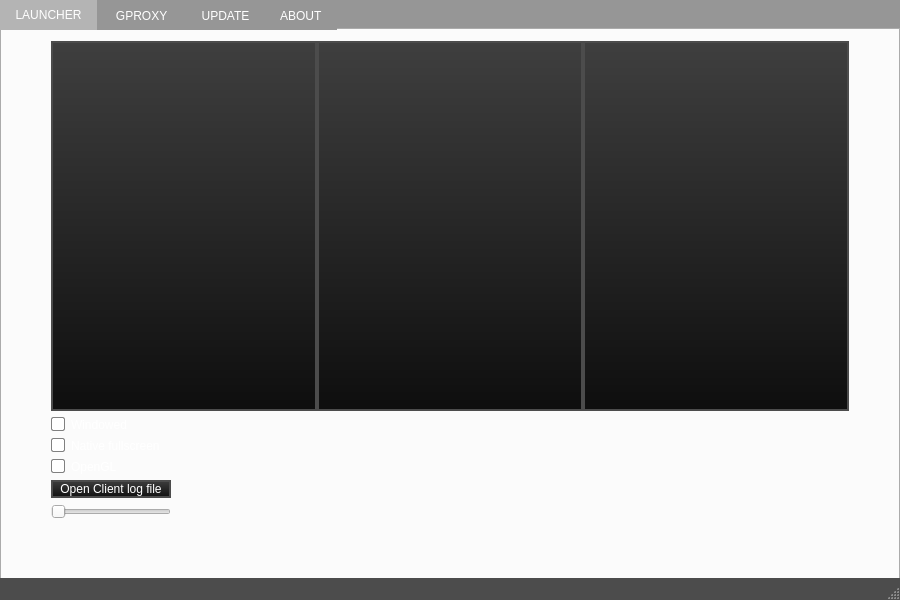
<?xml version="1.0" encoding="UTF-8"?>
<ui version="4.0">
 <class>MainWindow</class>
 <widget class="QMainWindow" name="MainWindow">
  <property name="geometry">
   <rect>
    <x>0</x>
    <y>0</y>
    <width>900</width>
    <height>600</height>
   </rect>
  </property>
  <property name="sizePolicy">
   <sizepolicy hsizetype="Expanding" vsizetype="Expanding">
    <horstretch>0</horstretch>
    <verstretch>0</verstretch>
   </sizepolicy>
  </property>
  <property name="minimumSize">
   <size>
    <width>900</width>
    <height>600</height>
   </size>
  </property>
  <property name="windowTitle">
   <string>Eurobattle.net Client</string>
  </property>
  <property name="windowIcon">
   <iconset resource="xpam.qrc">
    <normaloff>:/favicon.ico</normaloff>:/favicon.ico</iconset>
  </property>
  <property name="styleSheet">
   <string notr="true">QStatusBar {
     /*background: #878787;*/
  background: #4C4C4C;
    color:white;
    font-family: &quot;Lucida Sans Unicode&quot;;
 }</string>
  </property>
  <property name="locale">
   <locale language="English" country="UnitedKingdom"/>
  </property>
  <widget class="QWidget" name="centralWidget">
   <property name="sizePolicy">
    <sizepolicy hsizetype="Expanding" vsizetype="Expanding">
     <horstretch>0</horstretch>
     <verstretch>0</verstretch>
    </sizepolicy>
   </property>
   <property name="minimumSize">
    <size>
     <width>900</width>
     <height>580</height>
    </size>
   </property>
   <property name="font">
    <font>
     <pointsize>-1</pointsize>
    </font>
   </property>
   <property name="layoutDirection">
    <enum>Qt::LeftToRight</enum>
   </property>
   <property name="styleSheet">
    <string notr="true">#centralWidget {
  background-color: rgba(150, 150, 150);
  margin: 0px;
  padding: 0px;
  font-size: 14px;
  color: white;
}

QPushButton {
  border: 2px solid #4C4C4C;
  background: qlineargradient(x1:0, y1:0, x2:0, y2:1, stop:0 rgba(63,63,63,1), stop:1 rgba(14,14,14,1));
  color: #ffffff;
  font-family: &quot;Lucida Sans Unicode&quot;;
}

QPushButton:hover {
  background: qlineargradient(x1:0, y1:0, x2:0, y2:1, stop:0 rgba(84,84,84,1), stop:1 rgba(14,14,14,1));
}

QGroupBox {
  color: white;
}

#logoBar {
  background-color: #007dc1;
  text-align: center;
}

#labelTitle {
  font-weight: bold;
  
}

#hs1 {
  width: 10%;
}

a {
 color: #007dc1;
}

#tabWidget {
 
}

#tabWidget:pane {
  /*borde-top: none;    */  
}

QTabBar::tab {
  background-color: rgba(150, 150, 150);
  color:#ffffff;
  height: 30px;
  font-family: &quot;Lucida Sans Unicode&quot;;

}
QTabBar::tab:hover{  
  background-color: rgba(180, 180, 180);
}

QTabBar::tab:selected{  
  background-color: rgba(180, 180, 180);
}

#tab0 {
  border-image: url(&quot;:/back.png&quot;) 0 0 0 0 stretch stretch;
  border-width: 0px;
}
#tab1 {
  border-image: url(&quot;:/back.png&quot;) 0 0 0 0 stretch stretch;
  border-width: 0px;
}
#tab2 {
  border-image: url(&quot;:/back.png&quot;) 0 0 0 0 stretch stretch;
  border-width: 0px;
}
#tab3 {
  border-image: url(&quot;:/back.png&quot;) 0 0 0 0 stretch stretch;
  border-width: 0px;
}

QLabel {
	color: white;
}

#horizontalLayoutX {
  
}

#horizontalLayoutLogo {
 
}

QCheckBox {
  color:white;
  font-family: &quot;Lucida Sans Unicode&quot;;
}

QCheckBox::indicator {
  border: 1px solid grey;
  border-radius: 2px;
  padding: 1px 1px 1px 1px;
}

QCheckBox::indicator:unchecked {
  background-color: white;
}

QCheckBox::indicator:unchecked:hover {
  border: 1px solid grey;
}

QCheckBox::indicator:checked {
  background: #007dc1;
}

 QCheckBox::indicator:checked:hover {
      border: 1px solid grey;
 }

#pushButtonGWN {
  background-image: url(&quot;:/gwselect1.png&quot;);
  background-repeat: no-repeat;
}
#pushButtonGWG {
  background-image: url(&quot;:/gwselect2.png&quot;);
  background-repeat: no-repeat;
}
#pushButtonGWD {
  background-image: url(&quot;:/gwselect3.png&quot;);
  background-repeat: no-repeat;
}

#pushButtonGWN:hover {
  border-color: #007dc1;
}
#pushButtonGWG:hover {
  border-color: #007dc1;
}
#pushButtonGWD:hover {
  border-color: #007dc1;
}

</string>
   </property>
   <layout class="QHBoxLayout" name="horizontalLayout">
    <property name="spacing">
     <number>0</number>
    </property>
    <property name="leftMargin">
     <number>0</number>
    </property>
    <property name="topMargin">
     <number>0</number>
    </property>
    <property name="rightMargin">
     <number>0</number>
    </property>
    <property name="bottomMargin">
     <number>0</number>
    </property>
    <item>
     <layout class="QGridLayout" name="gridLayoutMain">
      <property name="spacing">
       <number>0</number>
      </property>
      <item row="1" column="0" colspan="3">
       <widget class="QTabWidget" name="tabWidget">
        <property name="layoutDirection">
         <enum>Qt::LeftToRight</enum>
        </property>
        <property name="currentIndex">
         <number>0</number>
        </property>
        <widget class="QWidget" name="tab0">
         <property name="sizePolicy">
          <sizepolicy hsizetype="Expanding" vsizetype="Expanding">
           <horstretch>0</horstretch>
           <verstretch>0</verstretch>
          </sizepolicy>
         </property>
         <attribute name="title">
          <string> LAUNCHER </string>
         </attribute>
         <layout class="QHBoxLayout" name="horizontalLayout_6">
          <item>
           <layout class="QHBoxLayout" name="horizontalLayout_5">
            <item>
             <spacer name="hs1">
              <property name="orientation">
               <enum>Qt::Horizontal</enum>
              </property>
              <property name="sizeHint" stdset="0">
               <size>
                <width>18</width>
                <height>20</height>
               </size>
              </property>
             </spacer>
            </item>
            <item>
             <layout class="QVBoxLayout" name="verticalLayout">
              <item>
               <layout class="QHBoxLayout" name="horizontalLayoutLauncher">
                <property name="spacing">
                 <number>0</number>
                </property>
                <item>
                 <widget class="QPushButton" name="pushButtonGWN">
                  <property name="sizePolicy">
                   <sizepolicy hsizetype="Preferred" vsizetype="Preferred">
                    <horstretch>0</horstretch>
                    <verstretch>0</verstretch>
                   </sizepolicy>
                  </property>
                  <property name="minimumSize">
                   <size>
                    <width>266</width>
                    <height>370</height>
                   </size>
                  </property>
                  <property name="toolTip">
                   <string>Start without GProxy to play PG&lt;br /&gt;
or manually host your games.</string>
                  </property>
                  <property name="text">
                   <string/>
                  </property>
                 </widget>
                </item>
                <item>
                 <widget class="QPushButton" name="pushButtonGWG">
                  <property name="sizePolicy">
                   <sizepolicy hsizetype="Preferred" vsizetype="Preferred">
                    <horstretch>0</horstretch>
                    <verstretch>0</verstretch>
                   </sizepolicy>
                  </property>
                  <property name="minimumSize">
                   <size>
                    <width>266</width>
                    <height>370</height>
                   </size>
                  </property>
                  <property name="font">
                   <font>
                    <family>Lucida Sans Unicode</family>
                   </font>
                  </property>
                  <property name="toolTip">
                   <string>Starting with GProxy is required for some DotA leagues&lt;br /&gt;
to be able to join their games. It also provides reconnection&lt;br /&gt;
in case you drop in the middle of the game.&lt;br /&gt;
YOU CAN'T PLAY PG OR MANUALLY HOST GAMES IN THIS MODE!</string>
                  </property>
                  <property name="text">
                   <string/>
                  </property>
                 </widget>
                </item>
                <item>
                 <widget class="QPushButton" name="pushButtonGWD">
                  <property name="enabled">
                   <bool>true</bool>
                  </property>
                  <property name="minimumSize">
                   <size>
                    <width>266</width>
                    <height>370</height>
                   </size>
                  </property>
                  <property name="toolTip">
                   <string>COMING SOON</string>
                  </property>
                  <property name="text">
                   <string/>
                  </property>
                 </widget>
                </item>
               </layout>
              </item>
              <item>
               <widget class="QCheckBox" name="checkBox_windowed">
                <property name="sizePolicy">
                 <sizepolicy hsizetype="MinimumExpanding" vsizetype="Fixed">
                  <horstretch>0</horstretch>
                  <verstretch>0</verstretch>
                 </sizepolicy>
                </property>
                <property name="text">
                 <string>Windowed</string>
                </property>
               </widget>
              </item>
              <item>
               <widget class="QCheckBox" name="checkBox_fullscreen">
                <property name="text">
                 <string>Native fullscreen</string>
                </property>
               </widget>
              </item>
              <item>
               <widget class="QCheckBox" name="checkBox_opengl">
                <property name="text">
                 <string>OpenGL</string>
                </property>
               </widget>
              </item>
              <item>
               <widget class="QPushButton" name="pushButtonClientLog">
                <property name="maximumSize">
                 <size>
                  <width>120</width>
                  <height>16777215</height>
                 </size>
                </property>
                <property name="text">
                 <string>Open Client log file</string>
                </property>
               </widget>
              </item>
              <item>
               <widget class="QSlider" name="horizontalSlider">
                <property name="minimumSize">
                 <size>
                  <width>120</width>
                  <height>0</height>
                 </size>
                </property>
                <property name="maximumSize">
                 <size>
                  <width>120</width>
                  <height>16777215</height>
                 </size>
                </property>
                <property name="maximum">
                 <number>1</number>
                </property>
                <property name="orientation">
                 <enum>Qt::Horizontal</enum>
                </property>
               </widget>
              </item>
              <item>
               <spacer name="verticalSpacer">
                <property name="orientation">
                 <enum>Qt::Vertical</enum>
                </property>
                <property name="sizeHint" stdset="0">
                 <size>
                  <width>20</width>
                  <height>40</height>
                 </size>
                </property>
               </spacer>
              </item>
             </layout>
            </item>
            <item>
             <spacer name="hs2">
              <property name="orientation">
               <enum>Qt::Horizontal</enum>
              </property>
              <property name="sizeHint" stdset="0">
               <size>
                <width>18</width>
                <height>20</height>
               </size>
              </property>
             </spacer>
            </item>
           </layout>
          </item>
         </layout>
        </widget>
        <widget class="QWidget" name="tab1">
         <property name="sizePolicy">
          <sizepolicy hsizetype="Expanding" vsizetype="Expanding">
           <horstretch>0</horstretch>
           <verstretch>0</verstretch>
          </sizepolicy>
         </property>
         <attribute name="title">
          <string>  GPROXY  </string>
         </attribute>
         <widget class="QLabel" name="preloaderLabel1">
          <property name="geometry">
           <rect>
            <x>20</x>
            <y>20</y>
            <width>16</width>
            <height>16</height>
           </rect>
          </property>
          <property name="text">
           <string/>
          </property>
         </widget>
         <widget class="QLabel" name="labelGproxyout">
          <property name="geometry">
           <rect>
            <x>40</x>
            <y>20</y>
            <width>581</width>
            <height>21</height>
           </rect>
          </property>
          <property name="text">
           <string>GProxy output</string>
          </property>
          <property name="textInteractionFlags">
           <set>Qt::LinksAccessibleByMouse|Qt::TextSelectableByMouse</set>
          </property>
         </widget>
         <widget class="QLabel" name="labelGproxywarnings">
          <property name="geometry">
           <rect>
            <x>40</x>
            <y>50</y>
            <width>841</width>
            <height>20</height>
           </rect>
          </property>
          <property name="text">
           <string/>
          </property>
          <property name="textFormat">
           <enum>Qt::RichText</enum>
          </property>
          <property name="openExternalLinks">
           <bool>true</bool>
          </property>
          <property name="textInteractionFlags">
           <set>Qt::TextBrowserInteraction</set>
          </property>
         </widget>
         <widget class="QPushButton" name="pushButtonGPCL">
          <property name="geometry">
           <rect>
            <x>40</x>
            <y>80</y>
            <width>171</width>
            <height>23</height>
           </rect>
          </property>
          <property name="text">
           <string>Copy GProxy log to clipboard</string>
          </property>
         </widget>
         <widget class="QPushButton" name="pushButtonGPNOTEPAD">
          <property name="geometry">
           <rect>
            <x>220</x>
            <y>80</y>
            <width>111</width>
            <height>23</height>
           </rect>
          </property>
          <property name="text">
           <string>Open log file</string>
          </property>
         </widget>
         <widget class="QGroupBox" name="gpoptionsgroupBox">
          <property name="geometry">
           <rect>
            <x>40</x>
            <y>120</y>
            <width>241</width>
            <height>351</height>
           </rect>
          </property>
          <property name="styleSheet">
           <string notr="true"/>
          </property>
          <property name="title">
           <string>GProxy Options</string>
          </property>
          <widget class="QWidget" name="layoutWidget">
           <property name="geometry">
            <rect>
             <x>10</x>
             <y>30</y>
             <width>221</width>
             <height>311</height>
            </rect>
           </property>
           <layout class="QVBoxLayout" name="verticalLayout_2">
            <item>
             <widget class="QCheckBox" name="checkBox_console">
              <property name="layoutDirection">
               <enum>Qt::LeftToRight</enum>
              </property>
              <property name="text">
               <string>Visible console (must start manually)</string>
              </property>
             </widget>
            </item>
            <item>
             <widget class="QCheckBox" name="checkBox_option_sounds">
              <property name="layoutDirection">
               <enum>Qt::LeftToRight</enum>
              </property>
              <property name="text">
               <string>Enable sounds</string>
              </property>
             </widget>
            </item>
            <item>
             <widget class="QCheckBox" name="checkBox_sound_1">
              <property name="layoutDirection">
               <enum>Qt::LeftToRight</enum>
              </property>
              <property name="text">
               <string>&quot;Game started&quot; sound</string>
              </property>
             </widget>
            </item>
            <item>
             <widget class="QCheckBox" name="checkBox_sound_2">
              <property name="layoutDirection">
               <enum>Qt::LeftToRight</enum>
              </property>
              <property name="text">
               <string>&quot;Join the game&quot; sound</string>
              </property>
             </widget>
            </item>
            <item>
             <widget class="QCheckBox" name="checkBox_sound_3">
              <property name="layoutDirection">
               <enum>Qt::LeftToRight</enum>
              </property>
              <property name="text">
               <string>&quot;Slap&quot; sound</string>
              </property>
             </widget>
            </item>
            <item>
             <widget class="QCheckBox" name="checkBox_sound_4">
              <property name="layoutDirection">
               <enum>Qt::LeftToRight</enum>
              </property>
              <property name="text">
               <string>&quot;Channel moderated&quot; sound</string>
              </property>
             </widget>
            </item>
            <item>
             <widget class="QCheckBox" name="checkBox_sound_5">
              <property name="layoutDirection">
               <enum>Qt::LeftToRight</enum>
              </property>
              <property name="text">
               <string>&quot;Channel unmoderated&quot; sound</string>
              </property>
             </widget>
            </item>
            <item>
             <widget class="QCheckBox" name="checkBox_sound_6">
              <property name="layoutDirection">
               <enum>Qt::LeftToRight</enum>
              </property>
              <property name="text">
               <string>&quot;Challenge started&quot; sound</string>
              </property>
             </widget>
            </item>
            <item>
             <widget class="QCheckBox" name="checkBox_sound_7">
              <property name="layoutDirection">
               <enum>Qt::LeftToRight</enum>
              </property>
              <property name="text">
               <string>&quot;Challenge completed&quot; sound</string>
              </property>
             </widget>
            </item>
            <item>
             <widget class="QCheckBox" name="checkBox_sound_8">
              <property name="layoutDirection">
               <enum>Qt::LeftToRight</enum>
              </property>
              <property name="text">
               <string>&quot;Friend joined game&quot; sound</string>
              </property>
             </widget>
            </item>
            <item>
             <widget class="QCheckBox" name="checkBox_sound_9">
              <property name="text">
               <string>&quot;Whisper&quot; sound</string>
              </property>
             </widget>
            </item>
            <item>
             <widget class="QCheckBox" name="checkBox_sound_10">
              <property name="layoutDirection">
               <enum>Qt::LeftToRight</enum>
              </property>
              <property name="text">
               <string>&quot;You were kicked&quot; sound</string>
              </property>
             </widget>
            </item>
            <item>
             <widget class="QCheckBox" name="checkBox_chatbuffer">
              <property name="layoutDirection">
               <enum>Qt::LeftToRight</enum>
              </property>
              <property name="text">
               <string>Chat buffer (experimental)</string>
              </property>
             </widget>
            </item>
            <item>
             <widget class="QCheckBox" name="checkBox_debug">
              <property name="text">
               <string>Debugging</string>
              </property>
             </widget>
            </item>
            <item>
             <widget class="QCheckBox" name="checkBox_telemetry">
              <property name="text">
               <string>Telemetry</string>
              </property>
             </widget>
            </item>
           </layout>
          </widget>
         </widget>
         <widget class="QPushButton" name="pushButton_w3path">
          <property name="geometry">
           <rect>
            <x>340</x>
            <y>80</y>
            <width>111</width>
            <height>23</height>
           </rect>
          </property>
          <property name="text">
           <string>Change W3 path</string>
          </property>
         </widget>
        </widget>
        <widget class="QWidget" name="tab2">
         <property name="sizePolicy">
          <sizepolicy hsizetype="Expanding" vsizetype="Expanding">
           <horstretch>0</horstretch>
           <verstretch>0</verstretch>
          </sizepolicy>
         </property>
         <attribute name="title">
          <string> UPDATE </string>
         </attribute>
         <layout class="QHBoxLayout" name="horizontalLayout_3">
          <item>
           <widget class="QSplitter" name="splitter">
            <property name="orientation">
             <enum>Qt::Vertical</enum>
            </property>
            <widget class="QTextBrowser" name="textBrowserUpdate"/>
            <widget class="QWidget" name="layoutWidget">
             <layout class="QFormLayout" name="formLayoutBU">
              <property name="topMargin">
               <number>5</number>
              </property>
              <item row="0" column="0">
               <widget class="QLineEdit" name="betapinbox">
                <property name="sizePolicy">
                 <sizepolicy hsizetype="Fixed" vsizetype="Fixed">
                  <horstretch>0</horstretch>
                  <verstretch>0</verstretch>
                 </sizepolicy>
                </property>
               </widget>
              </item>
              <item row="0" column="1">
               <widget class="QPushButton" name="pushButtonBU">
                <property name="sizePolicy">
                 <sizepolicy hsizetype="Preferred" vsizetype="Preferred">
                  <horstretch>0</horstretch>
                  <verstretch>0</verstretch>
                 </sizepolicy>
                </property>
                <property name="minimumSize">
                 <size>
                  <width>150</width>
                  <height>20</height>
                 </size>
                </property>
                <property name="maximumSize">
                 <size>
                  <width>150</width>
                  <height>20</height>
                 </size>
                </property>
                <property name="text">
                 <string>Get Beta patch</string>
                </property>
               </widget>
              </item>
              <item row="1" column="0">
               <widget class="QCheckBox" name="checkBox_updates">
                <property name="text">
                 <string>Enable automatic updates</string>
                </property>
               </widget>
              </item>
             </layout>
            </widget>
           </widget>
          </item>
         </layout>
        </widget>
        <widget class="QWidget" name="tab3">
         <property name="sizePolicy">
          <sizepolicy hsizetype="Expanding" vsizetype="Expanding">
           <horstretch>0</horstretch>
           <verstretch>0</verstretch>
          </sizepolicy>
         </property>
         <attribute name="title">
          <string> ABOUT </string>
         </attribute>
         <widget class="QWidget" name="layoutWidget">
          <property name="geometry">
           <rect>
            <x>20</x>
            <y>20</y>
            <width>391</width>
            <height>501</height>
           </rect>
          </property>
          <layout class="QVBoxLayout" name="verticalLayout_3">
           <property name="spacing">
            <number>10</number>
           </property>
           <property name="sizeConstraint">
            <enum>QLayout::SetDefaultConstraint</enum>
           </property>
           <item>
            <widget class="QLabel" name="labelAbout">
             <property name="sizePolicy">
              <sizepolicy hsizetype="Expanding" vsizetype="Expanding">
               <horstretch>0</horstretch>
               <verstretch>0</verstretch>
              </sizepolicy>
             </property>
             <property name="text">
              <string>&lt;html&gt;&lt;head/&gt;&lt;body&gt;&lt;p&gt;Eurobattle.net Client version 0.9 (July 2017), developed by cen&lt;/p&gt;&lt;p&gt;&lt;br/&gt;We are searching for Qt/ C++ developers to further expand this client.&lt;/p&gt;&lt;p&gt;&lt;br/&gt;&lt;/p&gt;&lt;p&gt;TODO:&lt;/p&gt;&lt;p&gt;-bnet Chat client&lt;/p&gt;&lt;p&gt;-TS integration&lt;/p&gt;&lt;p&gt;-Displaying player's profile and league stats in the client&lt;/p&gt;&lt;p&gt;-and more...&lt;/p&gt;&lt;p&gt;&lt;br/&gt;&lt;/p&gt;&lt;p&gt;Special thanks to:&lt;/p&gt;&lt;p&gt;&lt;span style=&quot; font-weight:600;&quot;&gt;IStealSkills&lt;/span&gt; - help with desig&lt;/p&gt;&lt;p&gt;&lt;span style=&quot; font-weight:600;&quot;&gt;Stefos007&lt;/span&gt; - original GProxy implementation&lt;/p&gt;&lt;p&gt;BNETtdocs, Stormlib, PvPGN and GHost projects&lt;/p&gt;&lt;/body&gt;&lt;/html&gt;</string>
             </property>
             <property name="alignment">
              <set>Qt::AlignLeading|Qt::AlignLeft|Qt::AlignTop</set>
             </property>
             <property name="openExternalLinks">
              <bool>true</bool>
             </property>
            </widget>
           </item>
           <item>
            <widget class="QLabel" name="labelW3Path">
             <property name="text">
              <string/>
             </property>
            </widget>
           </item>
           <item>
            <widget class="QLabel" name="labelW3Version">
             <property name="text">
              <string/>
             </property>
            </widget>
           </item>
          </layout>
         </widget>
        </widget>
       </widget>
      </item>
     </layout>
    </item>
   </layout>
  </widget>
  <widget class="QStatusBar" name="statusBar"/>
 </widget>
 <layoutdefault spacing="6" margin="11"/>
 <resources>
  <include location="xpam.qrc"/>
 </resources>
 <connections/>
</ui>
